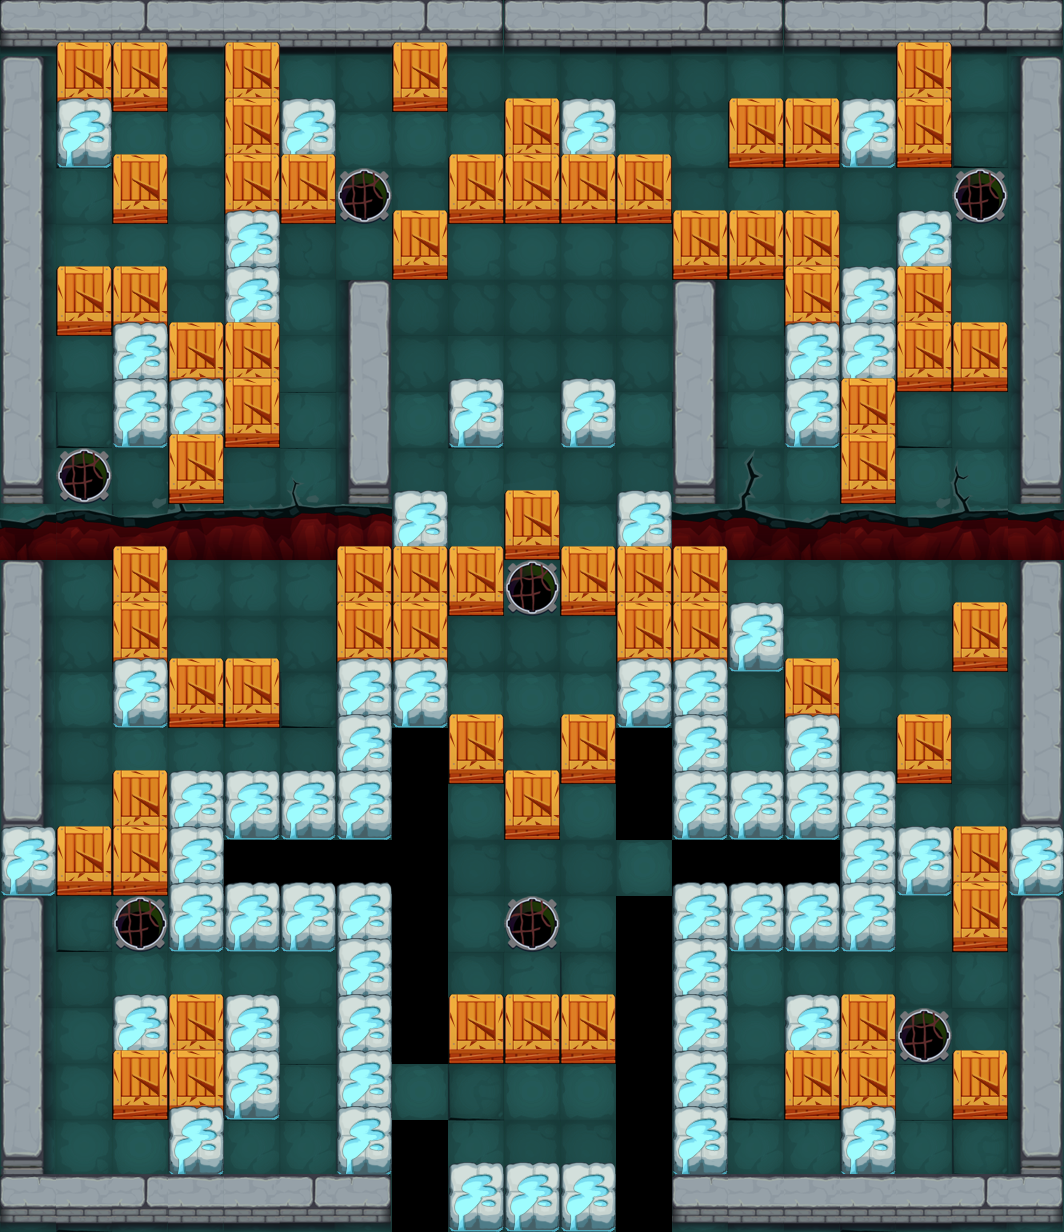

The image is a tile-based game level rendered from a .tmx file. Its description and source (layers, tilesets, objects; grid data summarised) follow:
An orthogonal 19x22 tile map with 56x56 px tiles, 3 tile layers (collidableLayer, backgroundLayer, stoneLayer), 8 tilesets and 36 objects (soldier_pos).

<map version="1.0" orientation="orthogonal" width="19" height="22" tilewidth="56" tileheight="56">
 <tileset firstgid="1" name="tile_ground" tilewidth="56" tileheight="56">
  <image source="图块资源/tile_ground.png" width="112" height="336" />
 </tileset>
 <tileset firstgid="13" name="tile_wall_vert_mid" tilewidth="56" tileheight="56">
  <image source="图块资源/tile_wall_vert_mid.png" width="56" height="224" />
 </tileset>
 <tileset firstgid="17" name="tile_wall_vert_end" tilewidth="56" tileheight="56">
  <image source="图块资源/tile_wall_vert_end.png" width="56" height="336" />
 </tileset>
 <tileset firstgid="23" name="tile_wall_horiz" tilewidth="167" tileheight="58">
  <image source="图块资源/tile_wall_horiz.png" width="334" height="58" />
 </tileset>
 <tileset firstgid="25" name="tile_ground_end" tilewidth="56" tileheight="56">
  <image source="图块资源/tile_ground_end.png" width="637" height="146" />
 </tileset>
 <tileset firstgid="47" name="tile_box" tilewidth="56" tileheight="70">
  <image source="图块资源/tile_box.png" width="112" height="70" />
  <tile id="0">
   <properties>
    <property name="type" value="stone" />
   </properties>
  </tile>
  <tile id="1">
   <properties>
    <property name="type" value="box" />
   </properties>
  </tile>
 </tileset>
 <tileset firstgid="49" name="meta_tiles" tilewidth="56" tileheight="56">
  <image source="图块资源/meta_tiles.png" width="112" height="56" />
  <tile id="0">
   <properties>
    <property name="move" value="false" />
   </properties>
  </tile>
  <tile id="1">
   <properties>
    <property name="move" value="true" />
   </properties>
  </tile>
 </tileset>
 <tileset firstgid="51" name="ground_obstacle" tilewidth="56" tileheight="56">
  <image source="图块资源/ground_obstacle.png" width="56" height="112" />
 </tileset>
 <layer name="collidableLayer" width="19" height="22">
  <data>[418 cells, 392 non-empty, 2 distinct tile ids]</data>
 </layer>
 <layer name="backgroundLayer" width="19" height="22">
  <data>[418 cells, 396 non-empty, 12 distinct tile ids]</data>
 </layer>
 <layer name="stoneLayer" width="19" height="22">
  <data>[418 cells, 228 non-empty, 27 distinct tile ids]</data>
 </layer>
 <objectgroup name="soldierObjects" width="19" height="22">
  <object name="soldier_pos" x="504" y="336" width="56" height="56" />
 </objectgroup>
 <objectgroup name="enemyObject" width="19" height="22">
  <object x="952" y="448" width="56" height="56">
   <properties>
    <property name="enemyType" value="0" />
   </properties>
  </object>
  <object x="112" y="224" width="56" height="56">
   <properties>
    <property name="enemyType" value="2" />
   </properties>
  </object>
  <object x="840" y="168" width="56" height="56">
   <properties>
    <property name="enemyType" value="0" />
   </properties>
  </object>
  <object x="56" y="392" width="56" height="56">
   <properties>
    <property name="enemyType" value="1" />
   </properties>
  </object>
  <object x="336" y="56" width="56" height="56">
   <properties>
    <property name="enemyType" value="1" />
   </properties>
  </object>
  <object x="616" y="56" width="56" height="56">
   <properties>
    <property name="enemyType" value="2" />
   </properties>
  </object>
  <object x="840" y="560" width="56" height="56">
   <properties>
    <property name="enemyType" value="0" />
   </properties>
  </object>
  <object x="504" y="672" width="56" height="56">
   <properties>
    <property name="enemyType" value="1" />
   </properties>
  </object>
  <object x="728" y="1120" width="56" height="56">
   <properties>
    <property name="enemyType" value="0" />
   </properties>
  </object>
  <object x="56" y="672" width="56" height="56">
   <properties>
    <property name="enemyType" value="2" />
   </properties>
  </object>
  <object x="168" y="952" width="56" height="56">
   <properties>
    <property name="enemyType" value="0" />
   </properties>
  </object>
  <object x="448" y="840" width="56" height="56">
   <properties>
    <property name="enemyType" value="1" />
   </properties>
  </object>
  <object x="560" y="840" width="56" height="56">
   <properties>
    <property name="enemyType" value="1" />
   </properties>
  </object>
  <object x="504" y="1064" width="56" height="56">
   <properties>
    <property name="enemyType" value="2" />
   </properties>
  </object>
  <object x="952" y="952" width="56" height="56">
   <properties>
    <property name="enemyType" value="1" />
   </properties>
  </object>
  <object x="952" y="672" width="56" height="56">
   <properties>
    <property name="enemyType" value="0" />
   </properties>
  </object>
  <object x="728" y="448" width="56" height="56">
   <properties>
    <property name="enemyType" value="1" />
   </properties>
  </object>
  <object x="280" y="448" width="56" height="56">
   <properties>
    <property name="enemyType" value="2" />
   </properties>
  </object>
 </objectgroup>
 <objectgroup name="groundObject" width="19" height="22">
  <object x="952" y="168" width="56" height="56">
   <properties>
    <property name="type" value="gas" />
   </properties>
  </object>
  <object x="336" y="168" width="56" height="56">
   <properties>
    <property name="type" value="gas" />
   </properties>
  </object>
  <object x="504" y="560" width="56" height="56">
   <properties>
    <property name="type" value="gas" />
   </properties>
  </object>
  <object x="56" y="448" width="56" height="56">
   <properties>
    <property name="type" value="gas" />
   </properties>
  </object>
  <object x="504" y="896" width="56" height="56">
   <properties>
    <property name="type" value="gas" />
   </properties>
  </object>
  <object x="896" y="1008" width="56" height="56">
   <properties>
    <property name="type" value="gas" />
   </properties>
  </object>
  <object x="112" y="896" width="56" height="56">
   <properties>
    <property name="type" value="gas" />
   </properties>
  </object>
  <object x="504" y="448" width="56" height="56">
   <properties>
    <property name="type" value="hand" />
   </properties>
  </object>
  <object x="840" y="168" width="56" height="56">
   <properties>
    <property name="type" value="hand" />
   </properties>
  </object>
  <object x="168" y="224" width="56" height="56">
   <properties>
    <property name="type" value="hand" />
   </properties>
  </object>
  <object x="112" y="728" width="56" height="56">
   <properties>
    <property name="type" value="hand" />
   </properties>
  </object>
  <object x="168" y="560" width="56" height="56">
   <properties>
    <property name="type" value="sg_r" />
   </properties>
  </object>
  <object x="896" y="616" width="56" height="56">
   <properties>
    <property name="type" value="sg_l" />
   </properties>
  </object>
  <object x="280" y="224" width="56" height="56">
   <properties>
    <property name="type" value="sg_r" />
   </properties>
  </object>
  <object x="392" y="1064" width="56" height="56">
   <properties>
    <property name="type" value="sg_r" />
   </properties>
  </object>
  <object x="616" y="840" width="56" height="56">
   <properties>
    <property name="type" value="sg_l" />
   </properties>
  </object>
  <object x="392" y="1064" width="56" height="56">
   <properties>
    <property name="type" value="sg_r" />
   </properties>
  </object>
 </objectgroup>
</map>
